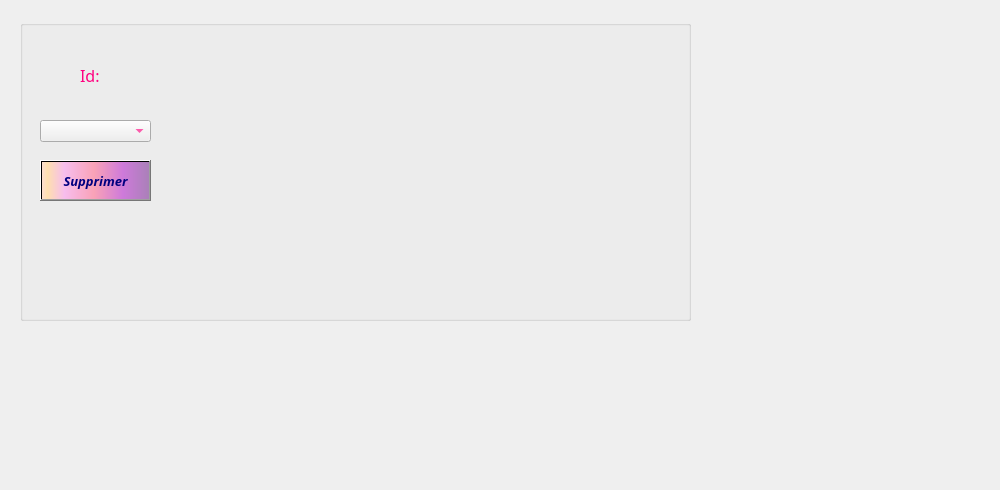
     <widget class="QWidget" name="tab_18">
      <attribute name="title">
       <string>Supprimer</string>
      </attribute>
      <widget class="QLabel" name="label_38">
       <property name="geometry">
        <rect>
         <x>-180</x>
         <y>-20</y>
         <width>991</width>
         <height>481</height>
        </rect>
       </property>
       <property name="text">
        <string/>
       </property>
       <property name="pixmap">
        <pixmap>../../../../images_projets/macaron-4701985_1920.jpg</pixmap>
       </property>
      </widget>
      <widget class="QGroupBox" name="groupBox_suppCa_2">
       <property name="geometry">
        <rect>
         <x>20</x>
         <y>20</y>
         <width>671</width>
         <height>301</height>
        </rect>
       </property>
       <property name="font">
        <font>
         <family>Lucida Calligraphy</family>
         <pointsize>16</pointsize>
         <weight>50</weight>
         <bold>false</bold>
        </font>
       </property>
       <property name="cursor">
        <cursorShape>ArrowCursor</cursorShape>
       </property>
       <property name="acceptDrops">
        <bool>false</bool>
       </property>
       <property name="layoutDirection">
        <enum>Qt::LeftToRight</enum>
       </property>
       <property name="autoFillBackground">
        <bool>false</bool>
       </property>
       <property name="styleSheet">
        <string notr="true">color:rgb(255, 0, 127);
border-color: rgb(170, 0, 255);</string>
       </property>
       <property name="title">
        <string/>
       </property>
       <widget class="QLabel" name="label_61">
        <property name="geometry">
         <rect>
          <x>168</x>
          <y>318</y>
          <width>2101</width>
          <height>2211</height>
         </rect>
        </property>
        <property name="text">
         <string/>
        </property>
        <property name="pixmap">
         <pixmap>macaron.jpg</pixmap>
        </property>
       </widget>
       <widget class="QLabel" name="label_idCa_2">
        <property name="geometry">
         <rect>
          <x>60</x>
          <y>40</y>
          <width>171</width>
          <height>31</height>
         </rect>
        </property>
        <property name="font">
         <font>
          <family>Lucida Calligraphy</family>
          <pointsize>12</pointsize>
         </font>
        </property>
        <property name="styleSheet">
         <string notr="true">color:rgb(255, 0, 127) ;
border-color: rgb(170, 0, 255);</string>
        </property>
        <property name="text">
         <string>Id:</string>
        </property>
       </widget>
       <widget class="QPushButton" name="pushButton_suppCa_2">
        <property name="geometry">
         <rect>
          <x>20</x>
          <y>140</y>
          <width>111</width>
          <height>41</height>
         </rect>
        </property>
        <property name="font">
         <font>
          <family>Lucida Calligraphy</family>
          <pointsize>10</pointsize>
          <weight>75</weight>
          <italic>true</italic>
          <bold>true</bold>
          <underline>false</underline>
          <strikeout>false</strikeout>
         </font>
        </property>
        <property name="styleSheet">
         <string notr="true">background-color: qlineargradient(spread:pad, x1:1, y1:0, x2:1, y2:0, stop:0.919598 rgba(255, 0, 111, 255), stop:0.98 rgba(0, 0, 0, 255), stop:1 rgba(235, 148, 61, 255));
color: rgb(0, 0, 127);
background-color: qlineargradient(spread:pad, x1:0, y1:0, x2:1, y2:0, stop:0.0100503 rgba(252, 222, 204, 255), stop:0.0502513 rgba(254, 223, 175, 255), stop:0.211055 rgba(246, 189, 237, 255), stop:0.487437 rgba(249, 162, 183, 255), stop:0.753769 rgba(206, 122, 218, 255), stop:1 rgba(170, 128, 185, 255));</string>
        </property>
        <property name="text">
         <string>Supprimer</string>
        </property>
        <property name="checkable">
         <bool>false</bool>
        </property>
        <property name="autoRepeatDelay">
         <number>303</number>
        </property>
       </widget>
       <widget class="QComboBox" name="comboBox">
        <property name="geometry">
         <rect>
          <x>20</x>
          <y>100</y>
          <width>111</width>
          <height>22</height>
         </rect>
        </property>
       </widget>
      </widget>
     </widget>
